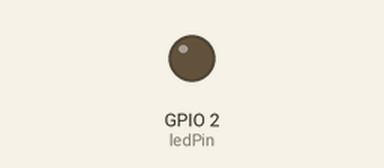
Bench run of a sketch on a simulated ESP32. Shown: output pins drawn as LEDs (lit = HIGH). Nothing arrives over Bluetooth unless stated; a phone connects over Bluetooth LE 3 s after start; pins used as bus, display or sensor lines are not drawn; what the sketch prints to the serial monitor is not drawn.

Above: at 0.1 s.
At 3.1 s:
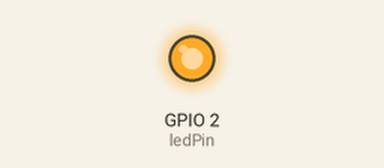
Timing chart, 0 to 4.6 s (numbered marks = the images above):
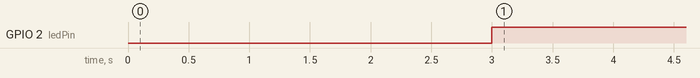

The sketch:

BLE_server.ino
```cpp
/*
    Based on Neil Kolban example for IDF: https://github.com/nkolban/esp32-snippets/blob/master/cpp_utils/tests/BLE%20Tests/SampleServer.cpp
    Ported to Arduino ESP32 by Evandro Copercini
    updates by chegewara

    Modified by VidIt to suit our needs.
*/

#include <BLEDevice.h>
#include <BLEUtils.h>
#include <BLEServer.h>
#include <AccelStepper.h>


#define SERVICE_UUID        "ea411899-d14c-45d5-81f0-ce96b217c64a"
#define CHARACTERISTIC_UUID "91235981-23ee-4bca-b7b2-2aec7d075438"
#define CHARACTERISTIC_UUID_RX "52e6a8f9-5688-4d81-b1ad-ece87b095e52"

const int ledPin = 2;
BLEServer *VidItServer;
BLEService *VidItService;
BLECharacteristic *VidItCharacteristic;
BLEAdvertising *VidItAdvertising;

// defines pins numbers
// 1st motor
const int stepPin_1 = 33;
const int dirPin_1 = 32;
const int MS1_1 = 27;
const int MS2_1 = 26;
const int MS3_1 = 25;

// 2nd motor
const int stepPin_2 = 22;
const int dirPin_2 = 23;
const int MS1_2 = 18;
const int MS2_2 = 19;
const int MS3_2 = 21;

// Define motor interface type
#define motorInterfaceType 1

// Creates an instance accelstepper
AccelStepper stepper1(motorInterfaceType, stepPin_1, dirPin_1);
AccelStepper stepper2(motorInterfaceType, stepPin_2, dirPin_2);


void setup() {
  Serial.begin(115200);
  Serial.println("STARTING BLE FOR VIDIT");
  pinMode(ledPin, OUTPUT);

  //Init the BLE device with the name.
  BLEDevice::init("VidItESP32");
  //Creating the BLE device as a BLE server
  VidItServer = BLEDevice::createServer();


  //Creating BLE service with the service UUID
  VidItService = VidItServer->createService(SERVICE_UUID);
  //Creating BLE characteristic with UUID wit properties read and write.
  VidItCharacteristic = VidItService->createCharacteristic(
                                         CHARACTERISTIC_UUID,
                                         BLECharacteristic::PROPERTY_READ |
                                         BLECharacteristic::PROPERTY_WRITE
                                       );

  //The setValue should be changed in the future to display the state
  VidItCharacteristic->setValue("startVal");
  VidItService->start();
  //The following sets the attributes for the advertising. Such as the UUID, the scan response and start
  //the BLE adverstising so BT devices can find it.
  VidItAdvertising = BLEDevice::getAdvertising();
  VidItAdvertising->addServiceUUID(SERVICE_UUID);
  VidItAdvertising->setScanResponse(true);
  VidItAdvertising->setMinPreferred(0x06);  // functions that help with iPhone connections issue
  VidItAdvertising->setMinPreferred(0x12);
  BLEDevice::startAdvertising();

  Serial.println("READY TO BE PAIRED");

  pinMode(MS3_1,OUTPUT);
  pinMode(MS2_1,OUTPUT);
  pinMode(MS1_1,OUTPUT);
  digitalWrite(MS3_1,HIGH);
  digitalWrite(MS2_1,HIGH);
  digitalWrite(MS1_1,HIGH);

  pinMode(MS3_2,OUTPUT);
  pinMode(MS2_2,OUTPUT);
  pinMode(MS1_2,OUTPUT);
  digitalWrite(MS3_2,HIGH);
  digitalWrite(MS2_2,HIGH);
  digitalWrite(MS1_2,HIGH);
}

int connectedUsers = 0;

void loop() {
  stepper1.setMaxSpeed(10000.0);
  stepper2.setMaxSpeed(10000.0);

  connectedUsers = VidItServer->getConnectedCount();

  if(connectedUsers > 0){
    digitalWrite(ledPin, HIGH);
    //Serial.println(VidItCharacteristic->getValue().c_str());

    //Splitting the input string into direction and speed
    std::string inputFromAPP = VidItCharacteristic->getValue().c_str();
    std::string delimiter = ":";
    std::string _direction = inputFromAPP.substr(0,inputFromAPP.find(delimiter));

    //Removes the direction from the string and finds the xspeed
    inputFromAPP.erase(0, inputFromAPP.find(delimiter) + delimiter.length());
    std::string xSpeed = inputFromAPP.substr(0,inputFromAPP.find(delimiter));
    double convertedXSpeed = atof(xSpeed.c_str());

    //Removes the direction from the string and finds the yspeed
    inputFromAPP.erase(0, inputFromAPP.find(delimiter) + delimiter.length());
    std::string ySpeed = inputFromAPP.substr(0,inputFromAPP.find(delimiter));
    double convertedYSpeed = atof(ySpeed.c_str());


    //Debug statement - printing in console.
    if (_direction== "R"){
      stepper1.setSpeed(-convertedXSpeed);
      stepper2.setSpeed(convertedYSpeed);
      }
      else if (_direction== "L"){
        stepper1.setSpeed(convertedXSpeed);
        stepper2.setSpeed(convertedYSpeed);
        }
      else if(_direction== "U"){
        stepper1.setSpeed(convertedXSpeed);
        stepper2.setSpeed(convertedYSpeed);
        }
      else if(_direction== "D"){
        stepper1.setSpeed(convertedXSpeed);
        stepper2.setSpeed(-convertedYSpeed);
        }
      else if(_direction== "U&R"){
        stepper1.setSpeed(-convertedXSpeed);
        stepper2.setSpeed(convertedYSpeed);
        }
      else if(_direction== "U&L"){
        stepper1.setSpeed(convertedXSpeed);
        stepper2.setSpeed(convertedYSpeed);
        }
      else if(_direction== "D&R"){
        stepper1.setSpeed(-convertedXSpeed);
        stepper2.setSpeed(-convertedYSpeed);
        }
      else if(_direction== "D&L"){
        stepper1.setSpeed(convertedXSpeed);
        stepper2.setSpeed(-convertedYSpeed);
        }
      else{
        stepper1.setSpeed(0.0);
        stepper2.setSpeed(0.0);
     }
     stepper1.runSpeed();
     stepper2.runSpeed();
  }
  else{
    digitalWrite(ledPin, LOW);
    delay(2);
  }
}
```

Measured:
- by itself, GPIO 2 (ledPin): LOW → HIGH at 3.0 s
